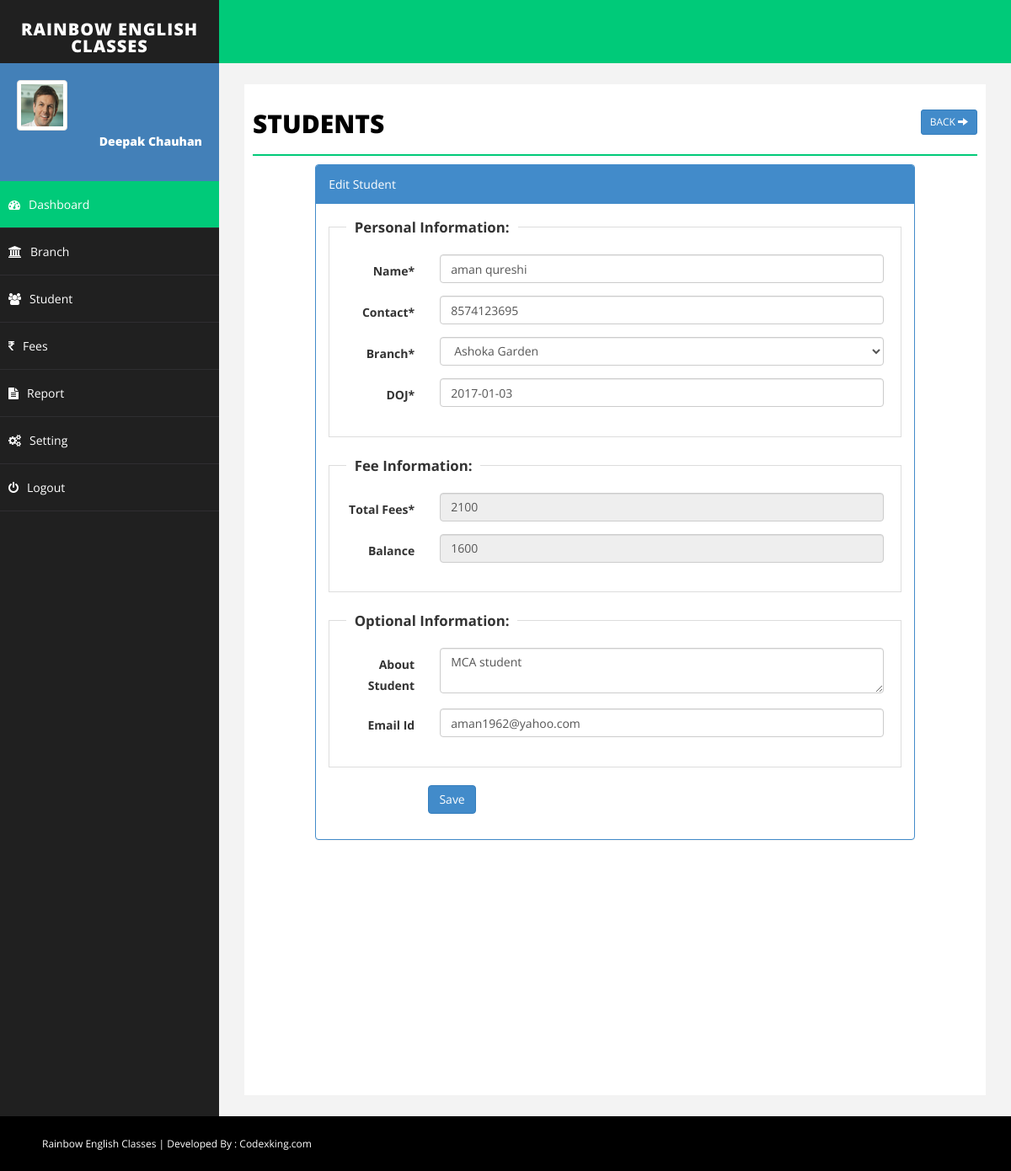
Screenshot of /student.php?action=edit&id=3 (signed in) with the database file from the repository.
### tables this page shows
CREATE TABLE IF NOT EXISTS `student` (
  `id` int(255) NOT NULL AUTO_INCREMENT,
  `emailid` varchar(255) NOT NULL,
  `sname` varchar(255) NOT NULL,
  `joindate` datetime NOT NULL,
  `about` text NOT NULL,
  `contact` varchar(255) NOT NULL,
  `fees` int(255) NOT NULL,
  `branch` varchar(255) NOT NULL,
  `balance` int(255) NOT NULL,
  `delete_status` enum('0','1') NOT NULL DEFAULT '0',
  PRIMARY KEY (`id`)
);

CREATE TABLE IF NOT EXISTS `branch` (
  `id` int(255) NOT NULL AUTO_INCREMENT,
  `branch` varchar(255) NOT NULL,
  `address` text NOT NULL,
  `detail` text NOT NULL,
  `delete_status` enum('0','1') NOT NULL DEFAULT '0',
  PRIMARY KEY (`id`)
);

### student.php (the view, shortened to what this page needs)
<?php
include("php/dbconnect.php");
$emailid='';
$sname='';
$joindate = '';
$contact='';
$balance = 0;
$fees='';
$about = '';
$branch='';
$action = "add";
if(isset($_GET['action']) && $_GET['action']=="edit" ){
$id = isset($_GET['id'])?mysqli_real_escape_string($conn,$_GET['id']):'';
$sqlEdit = $conn->query("SELECT * FROM student WHERE id='".$id."'");
if($sqlEdit->num_rows)
{
$rowsEdit = $sqlEdit->fetch_assoc();
extract($rowsEdit);
$action = "update";
}else
{
$_GET['action']="";
}
}
?>
<!DOCTYPE html>
<html xmlns="http://www.w3.org/1999/xhtml">
<head>
    <link href="css/bootstrap.css" rel="stylesheet" />
    <link href="css/font-awesome.css" rel="stylesheet" />
    <link href="css/basic.css" rel="stylesheet" />
    <link href="css/custom.css" rel="stylesheet" />
	<link href="css/ui.css" rel="stylesheet" />
	<link href="css/datepicker.css" rel="stylesheet" />
</head>
<?php
include("php/header.php");
?>
        <div id="page-wrapper">
            <div id="page-inner">
                <div class="row">
                    <div class="col-md-12">
                        <h1 class="page-head-line">Students
						<?php
						echo (isset($_GET['action']) && @$_GET['action']=="add" || @$_GET['action']=="edit")?
						' <a href="student.php" class="btn btn-primary btn-sm pull-right">Back <i class="glyphicon glyphicon-arrow-right"></i></a>':'<a href="student.php?action=add" class="btn btn-primary btn-sm pull-right"><i class="glyphicon glyphicon-plus"></i> Add </a>';
						?>
						</h1>
                    </div>
                </div>
        <?php
		 if(isset($_GET['action']) && @$_GET['action']=="add" || @$_GET['action']=="edit")
		 {
		?>
                <div class="row">
                    <div class="col-sm-10 col-sm-offset-1">
               <div class="panel panel-primary">
                        <div class="panel-heading">
                           <?php echo ($action=="add")? "Add Student": "Edit Student"; ?>
                        </div>
						<form action="student.php" method="post" id="signupForm1" class="form-horizontal">
                        <div class="panel-body">
						<fieldset class="scheduler-border" >
						 <legend  class="scheduler-border">Personal Information:</legend>
						<div class="form-group">
								<label class="col-sm-2 control-label" for="Old">Name* </label>
								<div class="col-sm-10">
									<input type="text" class="form-control" id="sname" name="sname" value="<?php echo $sname;?>"  />
								</div>
							</div>
						<div class="form-group">
								<label class="col-sm-2 control-label" for="Old">Contact* </label>
								<div class="col-sm-10">
									<input type="text" class="form-control" id="contact" name="contact" value="<?php echo $contact;?>" maxlength="10" />
								</div>
							</div>
						<div class="form-group">
								<label class="col-sm-2 control-label" for="Old">Branch* </label>
								<div class="col-sm-10">
									<select  class="form-control" id="branch" name="branch" >
                                    <?php
									$sql = "select * from branch where delete_status='0' order by branch.branch asc";
									$q = $conn->query($sql);
									while($r = $q->fetch_assoc())
									{
									echo '<option value="'.$r['id'].'"  '.(($branch==$r['id'])?'selected="selected"':'').'>'.$r['branch'].'</option>';
									}
									?>
									</select>
								</div>
						</div>
						<div class="form-group">
								<label class="col-sm-2 control-label" for="Old">DOJ* </label>
								<div class="col-sm-10">
									<input type="text" class="form-control" id="joindate" name="joindate" value="<?php echo  ($joindate!='')?date("Y-m-d", strtotime($joindate)):'';?>" style="background-color: #fff;" readonly />
								</div>
							</div>
						 </fieldset>
							<fieldset class="scheduler-border" >
						 <legend  class="scheduler-border">Fee Information:</legend>
						<div class="form-group">
								<label class="col-sm-2 control-label" for="Old">Total Fees* </label>
								<div class="col-sm-10">
									<input type="text" class="form-control" id="fees" name="fees" value="<?php echo $fees;?>" <?php echo ($action=="update")?"disabled":""; ?>  />
								</div>
						</div>
						<div class="form-group">
								<label class="col-sm-2 control-label" for="Old">Balance </label>
								<div class="col-sm-10">
									<input type="text" class="form-control"  id="balance" name="balance" value="<?php echo $balance;?>" disabled />
								</div>
						</div>
							</fieldset>
							 <fieldset class="scheduler-border" >
						 <legend  class="scheduler-border">Optional Information:</legend>
							<div class="form-group">
								<label class="col-sm-2 control-label" for="Password">About Student </label>
								<div class="col-sm-10">
	                        <textarea class="form-control" id="about" name="about"><?php echo $about;?></textarea >
								</div>
							</div>
							<div class="form-group">
								<label class="col-sm-2 control-label" for="Old">Email Id </label>
								<div class="col-sm-10">
									<input type="text" class="form-control" id="emailid" name="emailid" value="<?php echo $emailid;?>"  />
								</div>
						    </div>
							</fieldset>
						<div class="form-group">
								<div class="col-sm-8 col-sm-offset-2">
									<button type="submit" name="save" class="btn btn-primary">Save </button>
								</div>
							</div>
                         </div>
							</form>
                        </div>
                            </div>
                </div>
		<?php
		}
		?>
            </div>
        </div>
    </div>
    <div id="footer-sec">
       Rainbow English Classes | Developed By : <a href="http://www.codexking.com/" target="_blank">Codexking.com</a>
    </div>
</body>
</html>

### css/basic.css (style rules this page uses)
body { font-family: 'Open Sans', sans-serif; line-height:25px; }
#page-wrapper { padding: 15px 15px; min-height: 600px; background: #F3F3F3; }
#page-inner { width: 100%; margin: 10px 20px 10px 0px; background-color: #fff!important; padding: 10px; min-height: 1200px; }
.page-head-line { font-size: 30px; text-transform: uppercase; color: #000; font-weight: 800; padding-bottom: 20px; border-bottom: 2px solid #00CA79; margin-bottom: 10px; }
#footer-sec { background-color:#000; padding:20px 50px; color:#fff; font-size:12px; }
#footer-sec a { color:#fff; }
@media (min-width:768px) { #page-wrapper { margin: 0 0 0 260px; padding: 15px 30px; min-height: 1200px; } }

### css/custom.css (style rules this page uses)
fieldset.scheduler-border { border: 1px groove #ddd !important; padding: 0 1.4em 1.4em 1.4em !important; margin: 0 0 1.5em 0 !important; -webkit-box-shadow: 0px 0px 0px 0px #000 ; box-shadow: 0px 0px 0px 0px #000 ; }
legend.scheduler-border { font-size: 1.2em !important; font-weight: bold !important; text-align: left !important; width:auto; padding:0 10px; border-bottom:none; }

### rows the page displays
student: sname "aman qureshi", contact "8574123695", branch "Ashoka Garden", joindate "2017-01-03", fees "2100", balance "1600", about "MCA student", emailid "aman1962@yahoo.com"

### other values shown
$_SESSION['rainbow_name'] "Deepak Chauhan"
